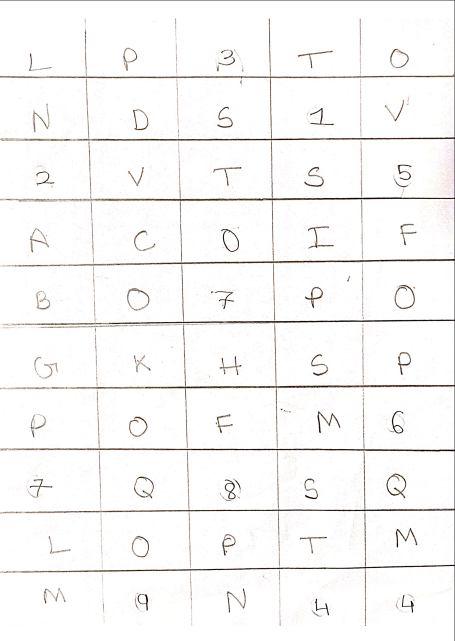
#> input picture dataset (scanned images)/anandi.png, 910 x 1282 px (shown at 1/2 size)
$ python -i labeller.py   (imports and definitions only)
#> lines starting #> are read from the running program, lines starting #| are printed output that depends on the picture; after the words box and inside, x2 and y2 are one past the last pixel; in counts of white or black regions, pixels touching at a corner belong together
import os
import cv2
import numpy as np
import pandas as pd
from tkinter import Tk, Label, Entry, Button, StringVar
from PIL import Image, ImageTk
from tkinter import filedialog, messagebox

# Configurations
CELLS_DIR = 'cells'
ANNOTATION_FILE = 'annotations.xlsx'

# Ensure output directory exists
# [1 line not run here, left out]

def extract_grid_cells(image_path, rows=None, cols=None):
#> called with image_path = 'dataset (scanned images)/anandi.png'
    img = cv2.imread(image_path)
#> img is the input picture: shape (1282, 910, 3); mean B, G, R 246.6, 247.1, 248
    gray = cv2.cvtColor(img, cv2.COLOR_BGR2GRAY)
    blur = cv2.GaussianBlur(gray, (5,5), 0)
    edges = cv2.Canny(blur, 50, 150, apertureSize=3)
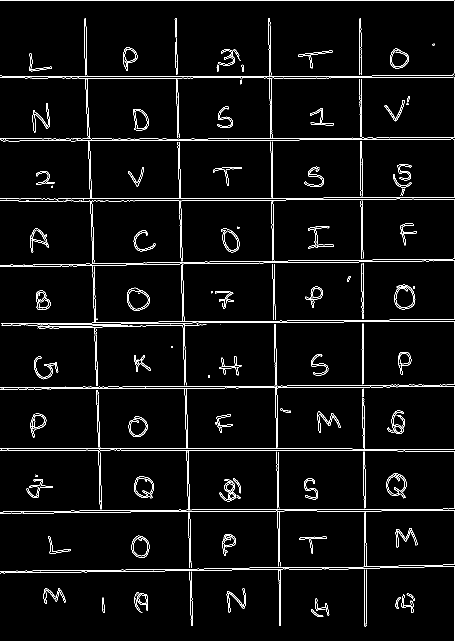
#> edges: shape (1282, 910) (shown at 1/2 size); 3.5% white in thin lines or dots

    # Find contours
    contours, _ = cv2.findContours(edges, cv2.RETR_EXTERNAL, cv2.CHAIN_APPROX_SIMPLE)
#> contours = 134 contours, 63 with area under 20; largest, box (x1, y1, x2, y2) and area: (0, 153, 910, 401) 44499, (0, 397, 910, 900) 3126, (0, 899, 910, 1282) 2772, (788, 569, 831, 619) 1586, (254, 575, 300, 622) 1557
    cnt = max(contours, key=cv2.contourArea)
#> cnt = contour of 571 points, box (x1, y1, x2, y2) (0, 153, 910, 401), area 44499
    x, y, w, h = cv2.boundingRect(cnt)
#> x = 0; y = 153; w = 910; h = 248
    grid_img = img[y:y+h, x:x+w]
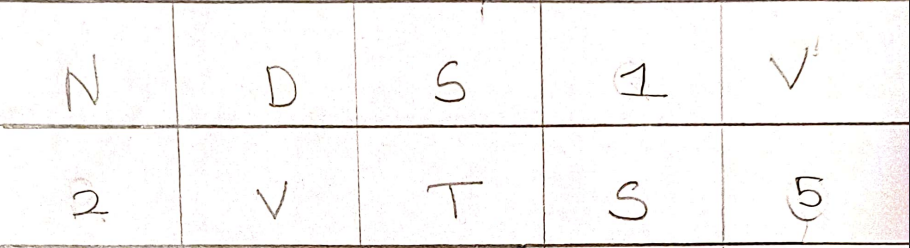
#> grid_img: shape (248, 910, 3); mean B, G, R 244.2, 244.9, 246.3
    h_img, w_img = grid_img.shape[:2]
#> h_img = 248; w_img = 910

    # If rows/cols not given, ask user
    if rows is None or cols is None:
        print('Auto-detection failed or not implemented. Please enter grid size:')
        rows = int(input('Number of rows: '))
#> the answer given: 3
        cols = int(input('Number of columns: '))
#> the answer given: 3

    cell_h = h_img // rows
#> cell_h = 82
    cell_w = w_img // cols
#> cell_w = 303
    cells = []
    cell_idx = 0
    for r in range(rows):
        for c in range(cols):
            x1 = c * cell_w
            y1 = r * cell_h
            cell = grid_img[y1:y1+cell_h, x1:x1+cell_w]
            cells.append((cell, cell_idx))
            cell_idx += 1
#> after the loop, cell_idx = 9; cells = 9 items
    return cells

# [13 lines left out: functions save_cell_image, append_annotation, not called in this run]

class LabelerGUI:
    # [62 lines left out: functions __init__, show_cell, submit, main, not called in this run]

# [2 lines not run here, left out]

>>> result = extract_grid_cells('dataset (scanned images)/anandi.png')
#> result = 9 items

$ run again, on dataset (scanned images)/mummy.png
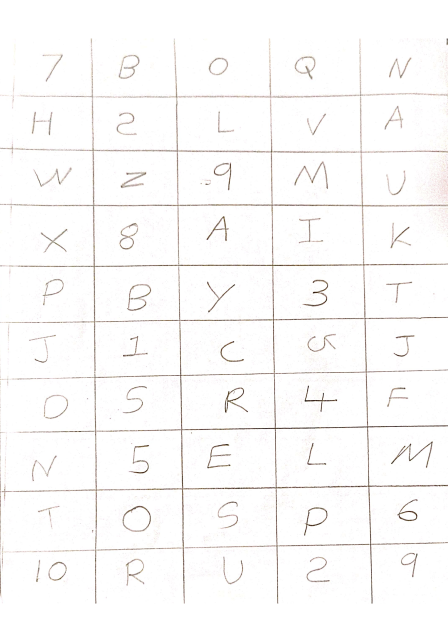
#> input picture dataset (scanned images)/mummy.png, 895 x 1279 px (shown at 1/2 size)
#> in extract_grid_cells, img is the input picture: shape (1279, 895, 3); mean B, G, R 249.4, 249.9, 250.8
#> in extract_grid_cells, `edges = cv2.Canny(blur, 50, 150, apertureSize=3)`:
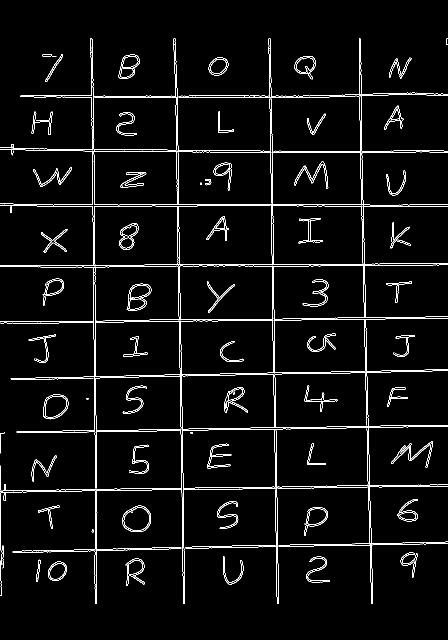
#> edges: shape (1279, 895) (shown at 1/2 size); 3.5% white in thin lines or dots, all inside (x1, y1, x2, y2) = (0, 76, 895, 1208)
#> contours = 51 contours, 15 with area under 20; largest, box (x1, y1, x2, y2) and area: (0, 76, 895, 1208) 389322, (244, 1011, 302, 1064) 2336, (87, 789, 137, 839) 1897, (237, 109, 280, 158) 1403, (608, 1014, 656, 1072) 1359
#> cnt = contour of 2266 points, box (x1, y1, x2, y2) (0, 76, 895, 1208), area 389322
#> x = 0; y = 76; w = 895; h = 1132
#> in extract_grid_cells, `grid_img = img[y:y+h, x:x+w]`:
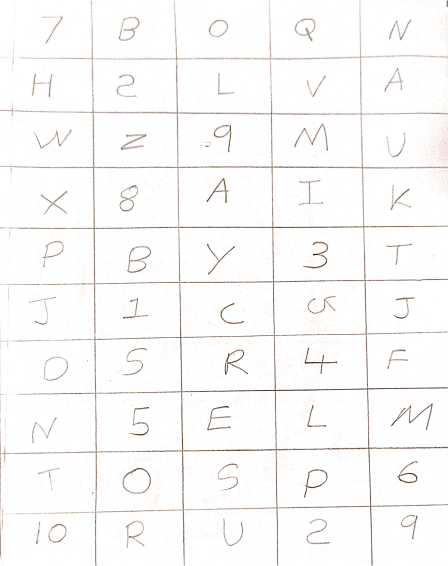
#> grid_img: shape (1132, 895, 3) (shown at 1/2 size); mean B, G, R 248.7, 249.2, 250.3
#> after the loop in extract_grid_cells, `for r in range(rows):`: cell_idx = 9; cells = 9 items

$ run again, on dataset (scanned images)/pappa.png
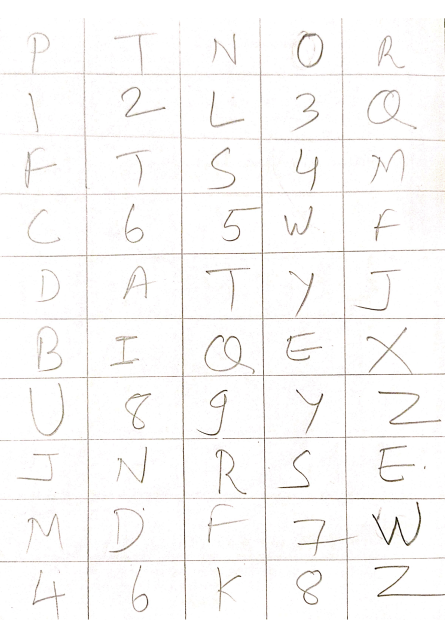
#> input picture dataset (scanned images)/pappa.png, 890 x 1281 px (shown at 1/2 size)
#> in extract_grid_cells, img is the input picture: shape (1281, 890, 3); mean B, G, R 248.6, 249.2, 250.2
#> in extract_grid_cells, `edges = cv2.Canny(blur, 50, 150, apertureSize=3)`:
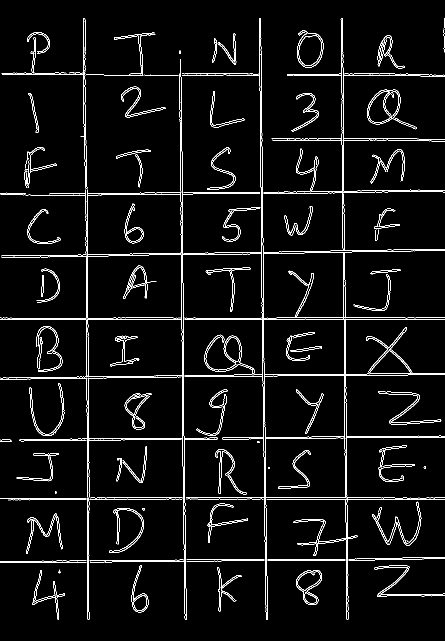
#> edges: shape (1281, 890) (shown at 1/2 size); 4.1% white in thin lines or dots
#> contours = 92 contours, 38 with area under 20; largest, box (x1, y1, x2, y2) and area: (0, 36, 890, 1240) 143961, (734, 179, 801, 249) 3494, (594, 61, 647, 136) 2250, (408, 669, 510, 748) 2173, (592, 1140, 644, 1210) 2162
#> cnt = contour of 2867 points, box (x1, y1, x2, y2) (0, 36, 890, 1240), area 143961
#> x = 0; y = 36; w = 890; h = 1204
#> in extract_grid_cells, `grid_img = img[y:y+h, x:x+w]`:
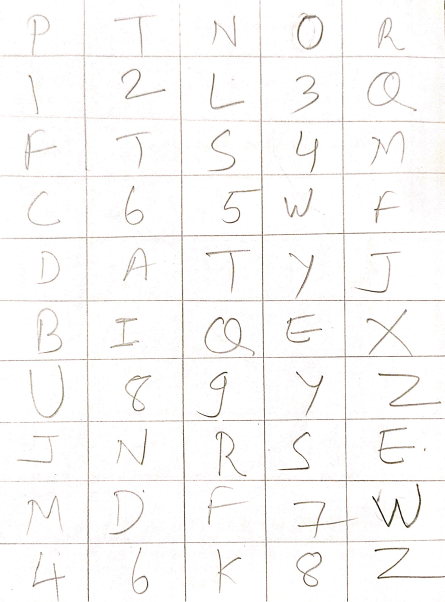
#> grid_img: shape (1204, 890, 3) (shown at 1/2 size); mean B, G, R 248.2, 248.9, 249.9
#> after the loop in extract_grid_cells, `for r in range(rows):`: cell_idx = 9; cells = 9 items

$ run again, on dataset (scanned images)/umang.png
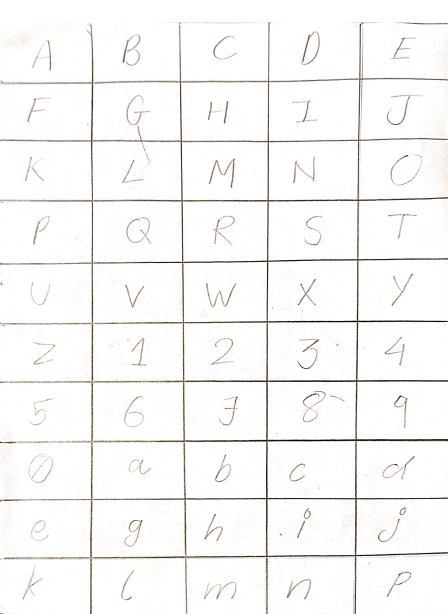
#> input picture dataset (scanned images)/umang.png, 895 x 1227 px (shown at 1/2 size)
#> in extract_grid_cells, img is the input picture: shape (1227, 895, 3); mean B, G, R 246, 246.9, 248
#> in extract_grid_cells, `edges = cv2.Canny(blur, 50, 150, apertureSize=3)`:
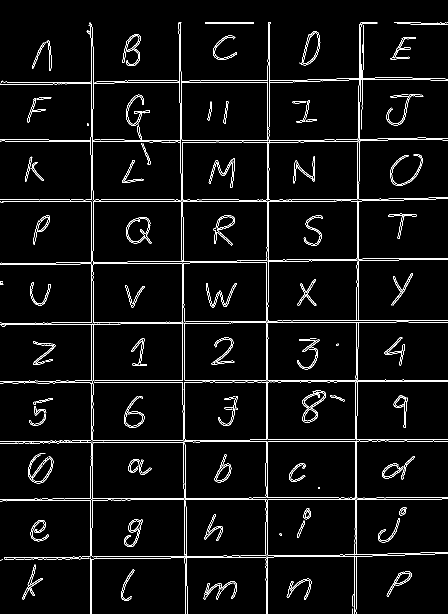
#> edges: shape (1227, 895) (shown at 1/2 size); 3.8% white in thin lines or dots
#> contours = 91 contours, 34 with area under 20; largest, box (x1, y1, x2, y2) and area: (189, 44, 895, 521) 83397, (179, 882, 895, 1227) 60247, (0, 402, 535, 527) 41422, (534, 882, 895, 1113) 39346, (535, 763, 895, 880) 20642
#> cnt = contour of 591 points, box (x1, y1, x2, y2) (189, 44, 895, 521), area 83397
#> x = 189; y = 44; w = 706; h = 477
#> in extract_grid_cells, `grid_img = img[y:y+h, x:x+w]`:
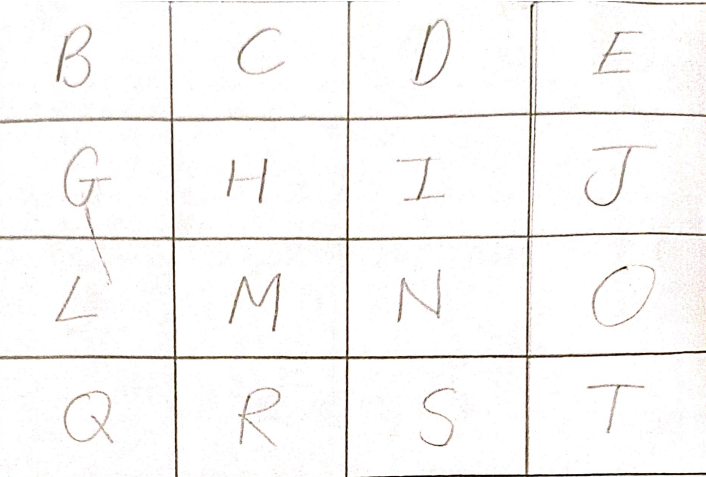
#> grid_img: shape (477, 706, 3); mean B, G, R 246.4, 247.1, 248.3
#> after the loop in extract_grid_cells, `for r in range(rows):`: cell_idx = 9; cells = 9 items
